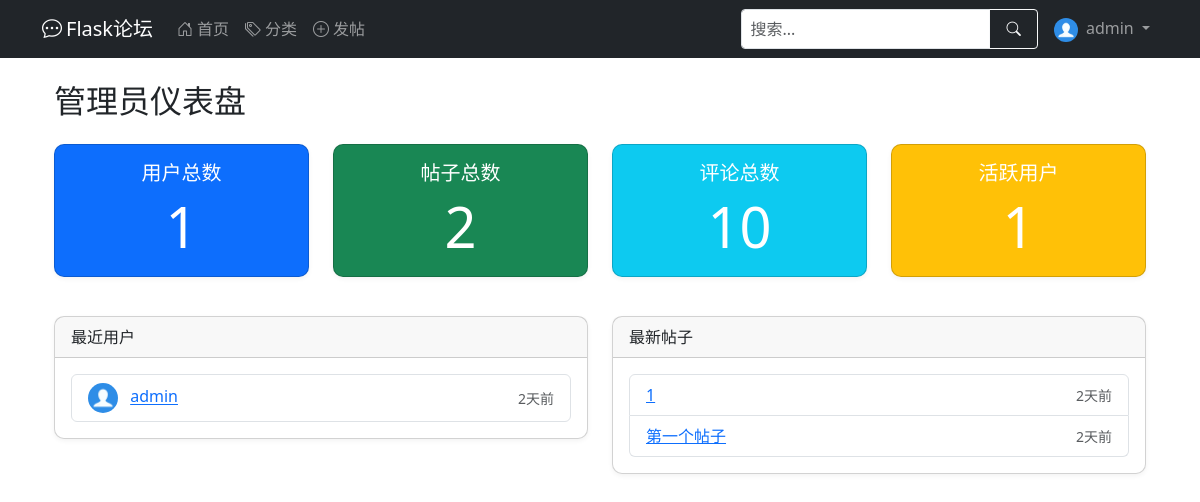
The app's page /admin/dashboard (signed in), older data.
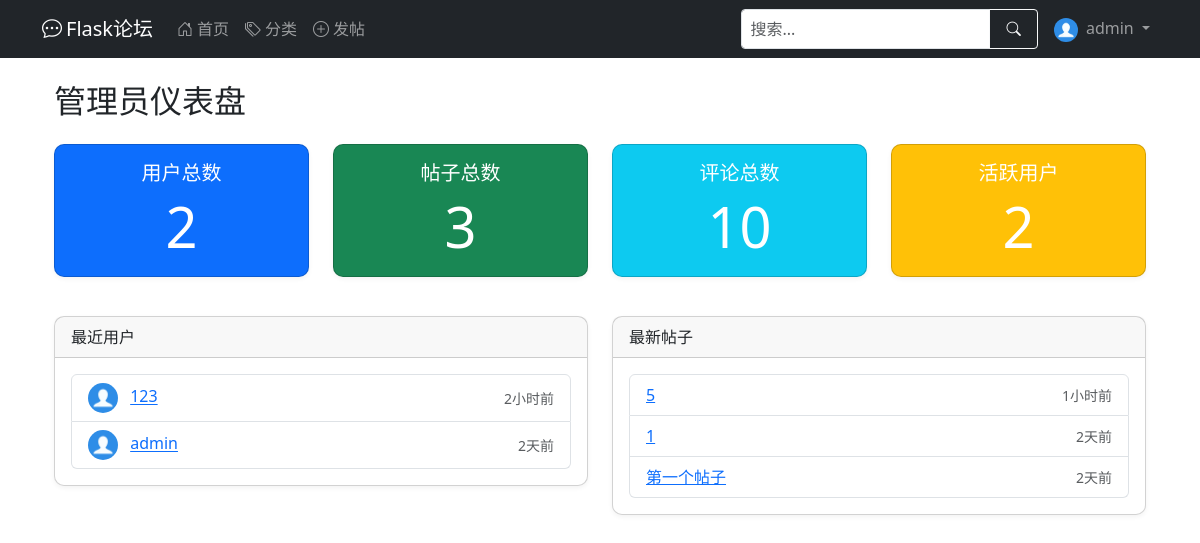
The same page, newer data.
### app/models.py (models this page shows, shortened)
class User(UserMixin, db.Model):
    __tablename__ = 'user'
    id = db.Column(db.Integer, primary_key=True)
    username = db.Column(db.String(64), index=True, unique=True, nullable=False)
    email = db.Column(db.String(120), index=True, unique=True, nullable=False)
    password_hash = db.Column(db.String(128), nullable=False)
    created_at = db.Column(db.DateTime, default=datetime.utcnow)
    last_seen = db.Column(db.DateTime, default=datetime.utcnow)
    about_me = db.Column(db.Text)
    avatar = db.Column(db.String(120), default='default.jpg')  # 头像
    permissions = db.Column(db.Integer, default=Permissions.USER)
    posts = db.relationship('Post', backref='author', lazy='dynamic')  # 在Post处能查到作者，用法：Post.author
    def avatar_url(self):
        return url_for('static', filename=f'profile_pics/{self.avatar}', _external=True)
    def has_permission(self, permission):
        return (self.permissions & permission) == permission

class Post(db.Model):
    __tablename__ = 'post'
    id = db.Column(db.Integer, primary_key=True)
    title = db.Column(db.String(100), nullable=False)
    content = db.Column(db.Text, nullable=False)
    created_at = db.Column(db.DateTime, default=datetime.utcnow)
    last_updated = db.Column(db.DateTime, default=datetime.utcnow, onupdate=datetime.utcnow)
    views = db.Column(db.Integer, default=0)  # 浏览量
    user_id = db.Column(db.Integer, db.ForeignKey('user.id'), nullable=False)  # 对应user.id
    category_id = db.Column(db.Integer, db.ForeignKey('category.id'))  # 对应category.id
    comments = db.relationship('Comment', backref='post', lazy='select')  # post.comment查到所有评论
    _comment_count = db.Column('comment_count', db.Integer, default=0)
    @property
    def comment_count(self):
        return self._comment_count
    @comment_count.setter
    def comment_count(self, value):
        self._comment_count = value

### app/admin.py (the view)
@admin_bp.route('/dashboard')
@admin_required
def dashboard():
    stats = {
        'users': User.query.count(),
        'posts': Post.query.count(),
        'comments': Comment.query.count(),
        'categories': Category.query.count(),
        'active_users': User.query.filter(User.last_seen >= datetime.utcnow() - timedelta(days=7)).count()
    }
    return render_template('admin/dashboard.html', stats=stats, User=User, Post=Post)

### app/models.py (called while the page is built)
@login_manager.user_loader
def load_user(user_id):
    return User.query.get(int(user_id))

### app/templates/admin/dashboard.html
{% extends "admin/base.html" %}
{% block admin_content %}
<h2>管理员仪表盘</h2>
<div class="row mt-4">
    <div class="col-md-3 mb-4">
        <div class="card text-white bg-primary">
            <div class="card-body text-center">
                <h5 class="card-title">用户总数</h5>
                <p class="card-text display-4">{{ stats.users }}</p>
            </div>
        </div>
    </div>
    <div class="col-md-3 mb-4">
        <div class="card text-white bg-success">
            <div class="card-body text-center">
                <h5 class="card-title">帖子总数</h5>
                <p class="card-text display-4">{{ stats.posts }}</p>
            </div>
        </div>
    </div>
    <div class="col-md-3 mb-4">
        <div class="card text-white bg-info">
            <div class="card-body text-center">
                <h5 class="card-title">评论总数</h5>
                <p class="card-text display-4">{{ stats.comments }}</p>
            </div>
        </div>
    </div>
    <div class="col-md-3 mb-4">
        <div class="card text-white bg-warning">
            <div class="card-body text-center">
                <h5 class="card-title">活跃用户</h5>
                <p class="card-text display-4">{{ stats.active_users }}</p>
            </div>
        </div>
    </div>
</div>
<div class="row">
    <div class="col-md-6">
        <div class="card">
            <div class="card-header">最近用户</div>
            <div class="card-body">
                <ul class="list-group">
                    {% for user in User.query.order_by(User.last_seen.desc()).limit(5) %}
                    <li class="list-group-item d-flex justify-content-between align-items-center">
                        <div>
                            <img src="{{ user.avatar_url() }}" class="rounded-circle me-2" width="30" height="30">
                            <a href="{{ url_for('admin.edit_user', user_id=user.id) }}">{{ user.username }}</a>
                        </div>
                        <small class="text-muted">{{ user.last_seen|time_ago }}</small>
                    </li>
                    {% endfor %}
                </ul>
            </div>
        </div>
    </div>
    <div class="col-md-6">
        <div class="card">
            <div class="card-header">最新帖子</div>
            <div class="card-body">
                <ul class="list-group">
                    {% for post in Post.query.order_by(Post.created_at.desc()).limit(5) %}
                    <li class="list-group-item d-flex justify-content-between align-items-center">
                        <a href="{{ url_for('main.post_detail', post_id=post.id) }}">{{ post.title|truncate(30) }}</a>
                        <small class="text-muted">{{ post.created_at|time_ago }}</small>
                    </li>
                    {% endfor %}
                </ul>
            </div>
        </div>
    </div>
</div>
{% endblock %}

### app/templates/base.html (shortened to what this page needs)
<!DOCTYPE html>
<html lang="zh" data-bs-theme="auto">
<head>
    <link href="https://cdn.jsdelivr.net/npm/bootstrap@5.3.0/dist/css/bootstrap.min.css" rel="stylesheet">
    <link rel="stylesheet" href="https://cdn.jsdelivr.net/npm/bootstrap-icons@1.10.0/font/bootstrap-icons.css">
</head>
<body>
<nav class="navbar navbar-expand-lg navbar-dark bg-dark desktop-nav">
    <div class="container">
        <a class="navbar-brand" href="{{ url_for('main.index') }}">
            <i class="bi bi-chat-dots me-1"></i>Flask论坛
        </a>
        <div class="collapse navbar-collapse" id="mainNavbar">
            <ul class="navbar-nav me-auto">
                <li class="nav-item">
                    <a class="nav-link" href="{{ url_for('main.index') }}">
                        <i class="bi bi-house-door me-1"></i>首页
                    </a>
                </li>
                <li class="nav-item">
                    <a class="nav-link" href="{{ url_for('main.list_categories') }}">
                        <i class="bi bi-tags me-1"></i>分类
                    </a>
                </li>
                <li class="nav-item">
                    <a class="nav-link" href="{{ url_for('main.create_post') }}">
                        <i class="bi bi-plus-circle me-1"></i>发帖
                    </a>
                </li>
            </ul>
            <form class="d-flex me-2 my-2 my-lg-0" action="{{ url_for('main.index') }}" method="get">
                <div class="input-group">
                    <input type="search" name="q" class="form-control form-control-sm" placeholder="搜索..."
                           aria-label="搜索" value="{{ request.args.get('q', '') }}">
                    <button class="btn btn-outline-light btn-sm" type="submit">
                        <i class="bi bi-search"></i>
                    </button>
                </div>
            </form>
            <ul class="navbar-nav">
                {% if current_user.is_authenticated %}
                <li class="nav-item dropdown">
                    <a class="nav-link dropdown-toggle" href="#" id="userDropdown" role="button"
                       data-bs-toggle="dropdown" aria-expanded="false">
                        <img src="{{ current_user.avatar_url() }}" class="rounded-circle me-1" width="24" height="24"
                             alt="头像">
                        {{ current_user.username }}
                    </a>
                </li>
                {% endif %}
            </ul>
        </div>
    </div>
</nav>
<main class="container mt-3 mb-5">
    {% block content %}{% endblock %}
</main>
</body>
</html>

Row changes from the older to the newer data that the page shows:
added User: avatar_url (placeholder picture), username "123", last_seen "2小时前"
added Post: title "5", created_at "1小时前"
Text that changed along with them:
{{ stats.users }}: "1" → "2"
{{ stats.posts }}: "2" → "3"
{{ stats.active_users }}: "1" → "2"
